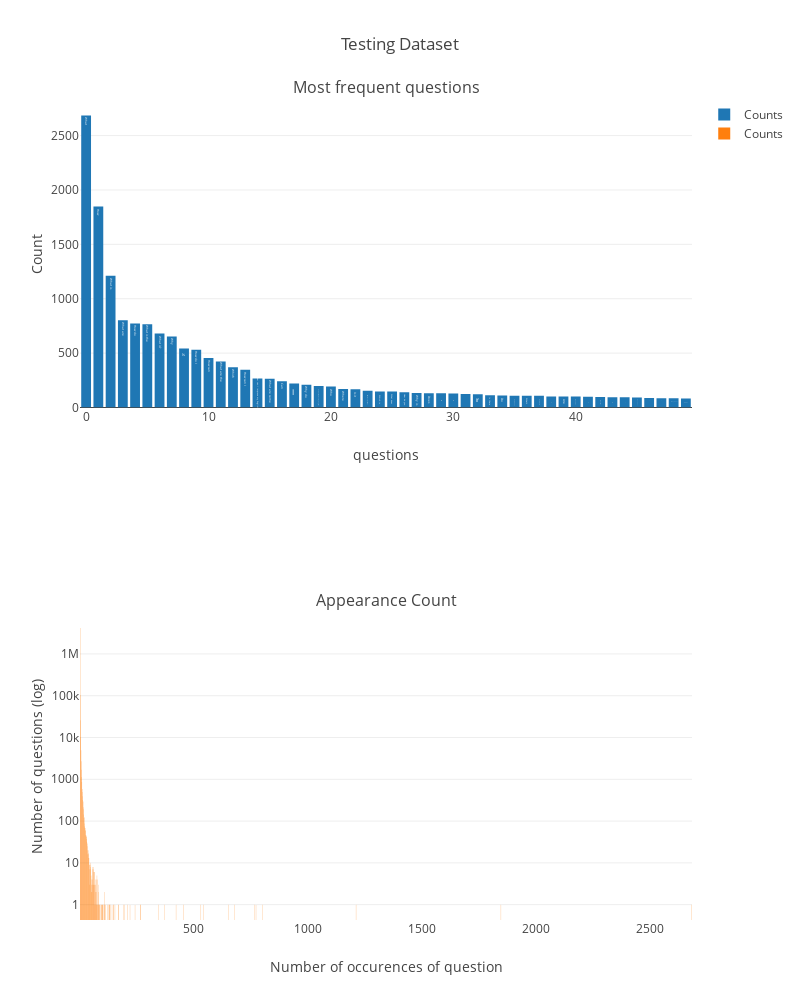

Notebook code for this chart:
### Markdown cell above
----

### Code cell
question_val_cnt =  df_all.q[df_all.dataset == 2].value_counts()

question_cnt = question_val_cnt[:top_n]

data1 = go.Bar(x=[i for i in range(len(question_cnt))], 
               y=list(question_cnt), 
               text = ["{}".format(i) for i in question_cnt.index ],
               name='Counts')


appearance_cnt = pd.Series(data=question_val_cnt).value_counts() 

data2 = go.Bar(x=appearance_cnt.index, 
               y=appearance_cnt, 
               name='Counts')

fig = tools.make_subplots(rows=2, cols=1,
                          subplot_titles=('Most frequent questions', 
                                                          'Appearance Count'))
fig.append_trace(data1, 1, 1)
fig.append_trace(data2, 2, 1)


fig['layout']['xaxis1'].update(title='questions')
fig['layout']['yaxis1'].update(title='Count')

fig['layout']['xaxis2'].update(title='Number of occurences of question')
fig['layout']['yaxis2'].update(title='Number of questions (log)',
                               type='log')


fig['layout'].update(height=1000, width=800,title='Testing Dataset')

iplot(fig)

### Figure 1 — Plotly figure (JSON) as saved in the notebook; plotly's stock layout.template omitted (floating-point values rounded to 4 significant figures; data arrays with more than 128 entries replaced by an {"elided": "..."} marker saying what was removed)
{"data": [{"name": "Counts", "text": ["What ", "How ", "What is ", "What are ", "How do ", "What is the ", "What is?", "Why ", "Is ", "How do I ", "How can ", "What are the ", "Which ", "How can I ", "How can I improve my English?", "What are some ", "Can ", "I ", "Why do ", "How do I improve my English?", "Who ", "Where ", "Is it ", "Is time travel possible?", "Which is ", "What does ", "How do you ", "Why is ", "Does ", "What are the best ways to lose weight?", "What is the most effective way to lose weight?", "Can I use Machine Learning algorithm to rank search result when using ElasticSearch?", "If ", "Is there ", "Do ", "How does ", "What's ", "How much ", "How can I become fluent in English?", "Are ", "Where can ", "How can I improve on my English?", "What is a?", "What is the purpose of life?", "How can I improve my English skills?", "Where can I ", "How can I Improve my English?", "How can I improve my english?", "Why does ", "Can I "], "type": "bar", "x": [0, 1, 2, 3, 4, 5, 6, 7, 8, 9, 10, 11, 12, 13, 14, 15, 16, 17, 18, 19, 20, 21, 22, 23, 24, 25, 26, 27, 28, 29, 30, 31, 32, 33, 34, 35, 36, 37, 38, 39, 40, 41, 42, 43, 44, 45, 46, 47, 48, 49], "xaxis": "x1", "y": [2686, 1848, 1212, 803, 773, 766, 680, 653, 543, 531, 456, 422, 371, 346, 266, 265, 242, 220, 210, 197, 193, 171, 168, 154, 147, 146, 141, 133, 131, 130, 129, 124, 121, 112, 110, 109, 107, 107, 102, 101, 100, 99, 97, 95, 94, 92, 87, 86, 85, 83], "yaxis": "y1"}, {"name": "Counts", "type": "bar", "x": {"elided": "130 int values"}, "xaxis": "x2", "y": {"elided": "130 int values"}, "yaxis": "y2"}], "layout": {"annotations": [{"font": {"size": 16}, "showarrow": false, "text": "Most frequent questions", "x": 0.5, "xanchor": "center", "xref": "paper", "y": 1, "yanchor": "bottom", "yref": "paper"}, {"font": {"size": 16}, "showarrow": false, "text": "Appearance Count", "x": 0.5, "xanchor": "center", "xref": "paper", "y": 0.375, "yanchor": "bottom", "yref": "paper"}], "height": 1000, "title": "Testing Dataset", "width": 800, "xaxis1": {"anchor": "y1", "domain": [0, 1], "title": "questions"}, "xaxis2": {"anchor": "y2", "domain": [0, 1], "title": "Number of occurences of question"}, "yaxis1": {"anchor": "x1", "domain": [0.625, 1], "title": "Count"}, "yaxis2": {"anchor": "x2", "domain": [0, 0.375], "title": "Number of questions (log)", "type": "log"}}}
